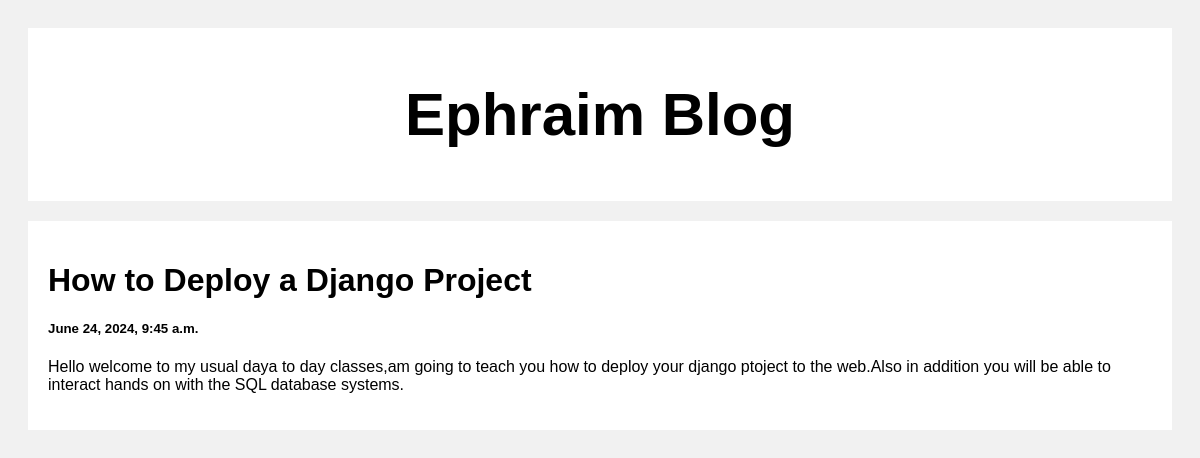
/post/1, run on the app's committed database.
### posts/models.py (models this page shows)
class Post(models.Model):
    title = models.CharField(max_length=100)
    body = models.CharField(max_length=1000000)
    created_at = models.DateTimeField(default=datetime.now,blank=True)

### posts/views.py (the view)
# urls.py: path('post/<str:pk>',views.post,name='post')
def post(request,pk):
    posts = Post.objects.get(id=pk)
    return render(request,'posts.html',{'posts':posts})

### templates/posts.html (shortened to what this page needs)
<!DOCTYPE html>
<html>
<head>
</head>
<body>
<div class="header">
  <h2>Ephraim Blog</h2>
</div>
<div class="row">
  <div class="leftcolumn">
    <div class="card">
        <h1>{{posts.title}}</h1>
        <h5>{{posts.created_at}}</h5>
        <p>{{posts.body}}</p>
    </div>
  </div>
</div>
</body>
</html>

### templates/posts.html (style rules this page uses)
* { box-sizing: border-box; }
body { font-family: Arial; padding: 20px; background: #f1f1f1; }
.header { padding: 2px; font-size: 40px; text-align: center; background: white; }
.leftcolumn { float: left; width: 100%; }
.card { background-color: white; padding: 20px; margin-top: 20px; }
.row:after { content: ""; display: table; clear: both; }

### data on the page
Post: title "How to Deploy a Django Project", created_at "June 24, 2024, 9:45 a.m.", body "Hello welcome to my usual daya to day classes,am going to teach you how to deploy your django ptoject to the web.Also in addition you will be able to interact hands on with the SQL database systems."
